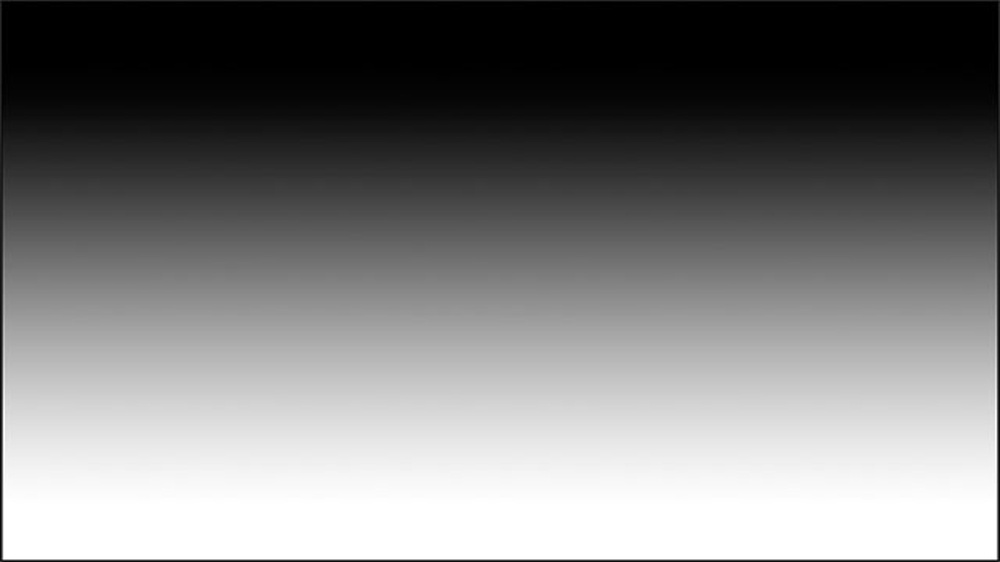
%> input picture Dữ liệu bài tập/Buổi 03 (01-12-C)/gradient.jpg, 1000 x 562 px, shrunk from 2000 x 1125 before the run
$ octave Ex3_3.m   (GNU Octave 9; MATLAB toolbox functions it lacks are replaced by stand-ins)
%> lines starting %> are read from the running program, lines starting %| are printed output that depends on the picture; in (x1, y1, x2, y2) boxes, pixels count from 0 and x2, y2 are one past the last pixel; in counts of white or black regions, pixels touching at a corner belong together; the program's own positions count from 1
%Ex3_3 Dividing 2 images

clear, clc, close all;

%%%%%%%%%%%%%%%%%%%%%%%%%%%%%%
%pkg load image;
%load test image
noText = im2double(imread('gradient.jpg'));
%> noText: size 562x1000x3 double; min 0, max 1, mean 0.49
haveText = im2double(imread('gradient_with_text.jpg'));
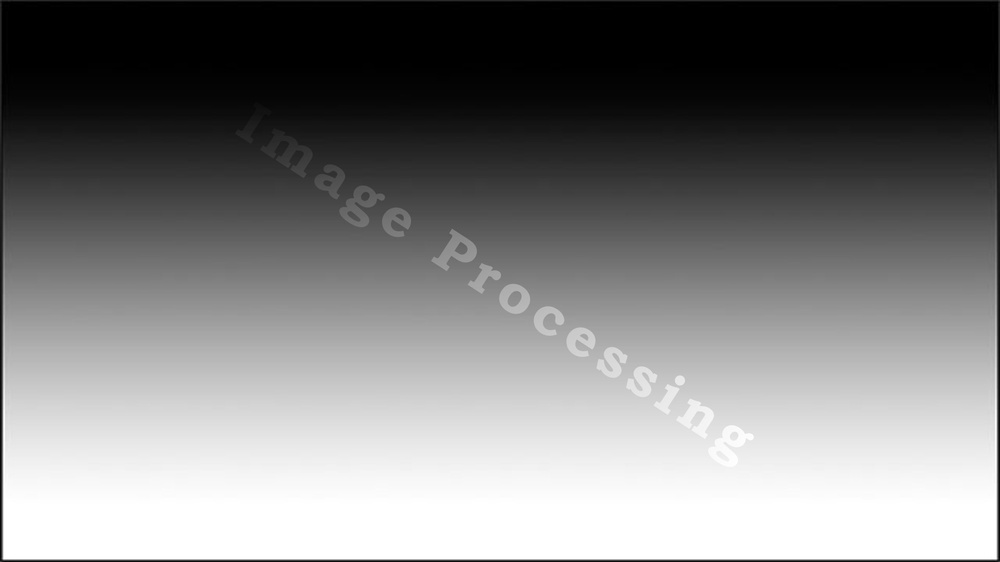
%> input picture Dữ liệu bài tập/Buổi 03 (01-12-C)/gradient_with_text.jpg, 1000 x 562 px, shrunk from 2000 x 1125 before the run
%> haveText: size 562x1000x3 double; min 0, max 1, mean 0.492
D = imdivide(double(haveText), double(noText));
%> D: size 562x1000x3 double; 10.96% of the values are NaN or infinite; the others: min 0.8, max 1.75, mean 1
D = D > 1;
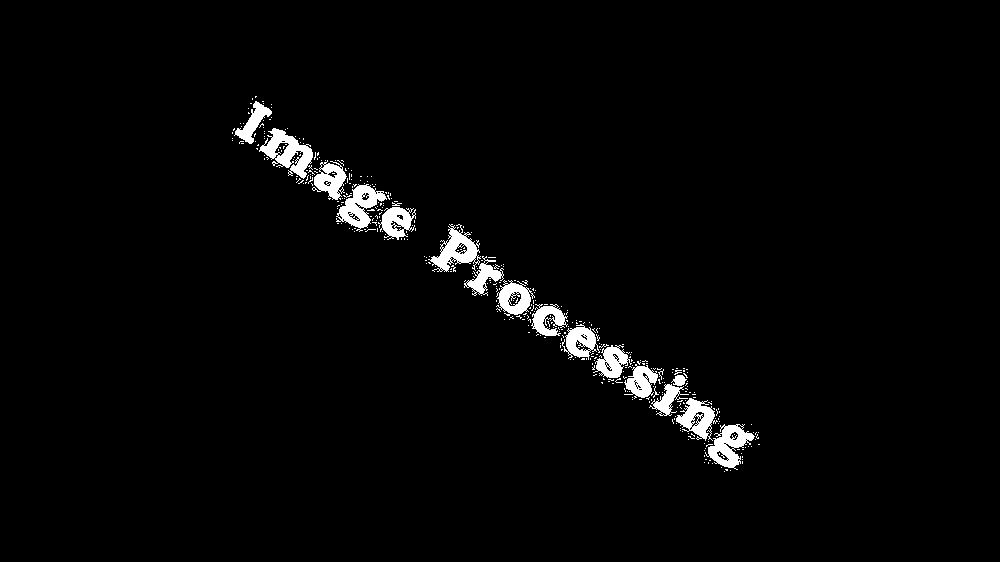
%> D: size 562x1000x3 logical; 2.3% white; 411 white regions (395 under 20 px), largest, box (x1, y1, x2, y2) and area: (259, 128, 313, 179) 1240, (336, 184, 387, 232) 1079, (428, 224, 481, 272) 1078

%Plot images
FS = 15; %Fontsize of caption
figure, clf;
subplot(1, 3, 1), imshow(noText), title('No text Image', "fontsize", FS);
subplot(1, 3, 2), imshow(haveText), title('Have text Image', "fontsize", FS);
subplot(1, 3, 3), imshow(D), title('Text Image', "fontsize", FS);
%> after `title('Text Image', "fontsize", FS)`:
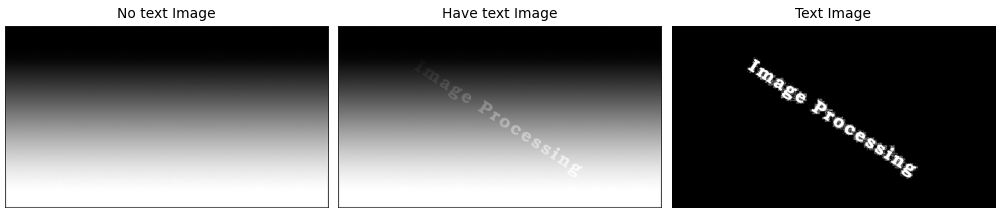
%> figure redrawn from the program's plot data, 3 panels
